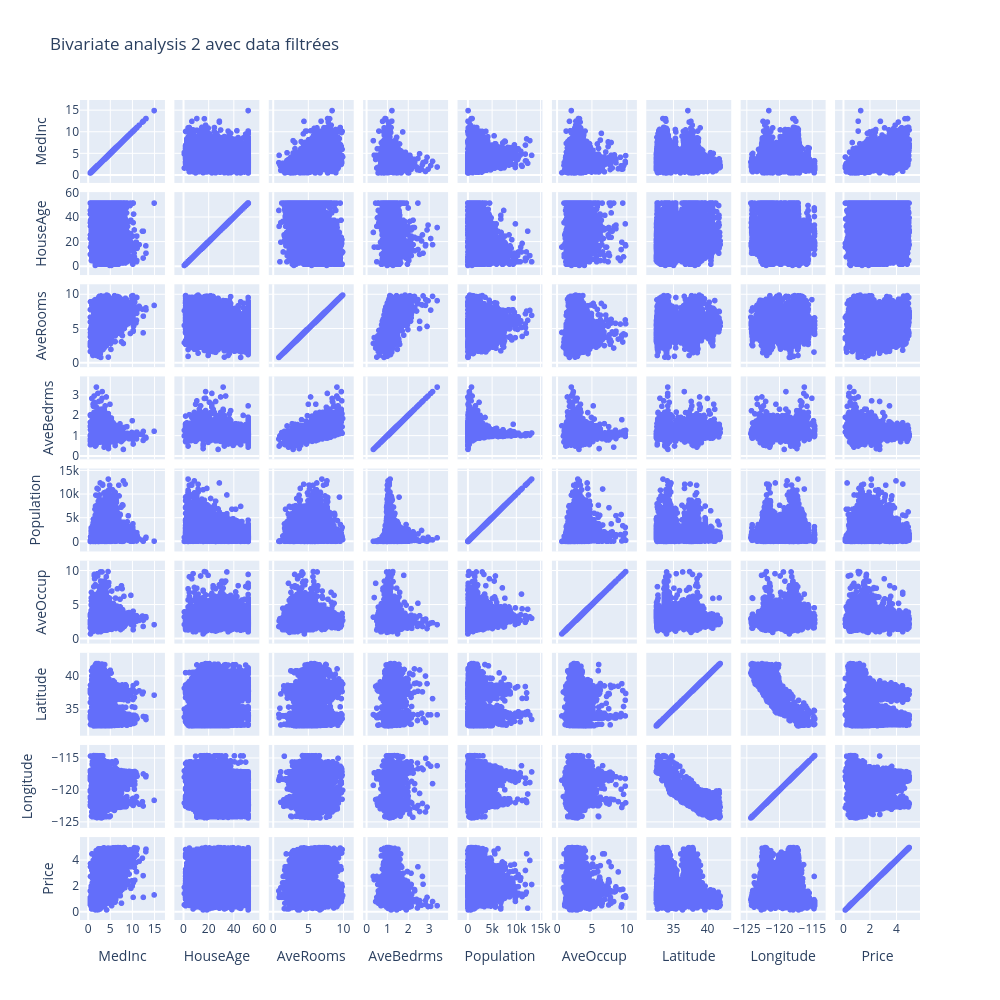

The cell this chart's notebook holds for it:
### Code cell
###  1. Create a boolean mask that keeps the rows where:            ###
###     AveRooms < 10, AveBedrms < 10, Population < 15000,         ###
###     AveOccup < 10 and Price < 5                               ###
###  2. Apply the mask to dataset                                 ###
###  3. Make the same scatter matrix as before on the filtered data ###
mask = (dataset['AveRooms'] < 10) & \
       (dataset['AveBedrms'] < 10) & \
       (dataset['Population'] < 15000) & \
       (dataset['AveOccup'] < 10) & \
       (dataset['Price'] < 5)

filtered_dataset = dataset[mask]

fig = px.scatter_matrix(filtered_dataset, dimensions=filtered_dataset.columns, \
                        title="Bivariate analysis 2 avec data filtrées")

fig.update_layout(width=1000, height=1000)
fig.show()

### Figure 1 — Plotly figure (JSON) as saved in the notebook; plotly's stock layout.template omitted (floating-point values rounded to 4 significant figures; data arrays with more than 128 entries replaced by an {"elided": "..."} marker saying what was removed)
{"data": [{"dimensions": [{"axis": {"matches": true}, "label": "MedInc", "values": {"elided": "19398 float values"}}, {"axis": {"matches": true}, "label": "HouseAge", "values": {"elided": "19398 float values"}}, {"axis": {"matches": true}, "label": "AveRooms", "values": {"elided": "19398 float values"}}, {"axis": {"matches": true}, "label": "AveBedrms", "values": {"elided": "19398 float values"}}, {"axis": {"matches": true}, "label": "Population", "values": {"elided": "19398 float values"}}, {"axis": {"matches": true}, "label": "AveOccup", "values": {"elided": "19398 float values"}}, {"axis": {"matches": true}, "label": "Latitude", "values": {"elided": "19398 float values"}}, {"axis": {"matches": true}, "label": "Longitude", "values": {"elided": "19398 float values"}}, {"axis": {"matches": true}, "label": "Price", "values": {"elided": "19398 float values"}}], "hovertemplate": "%{xaxis.title.text}=%{x}<br>%{yaxis.title.text}=%{y}<extra></extra>", "legendgroup": "", "marker": {"color": "#636efa", "symbol": "circle"}, "name": "", "showlegend": false, "type": "splom"}], "layout": {"dragmode": "select", "height": 1000, "legend": {"tracegroupgap": 0}, "title": {"text": "Bivariate analysis 2 avec data filtrées"}, "width": 1000}}
